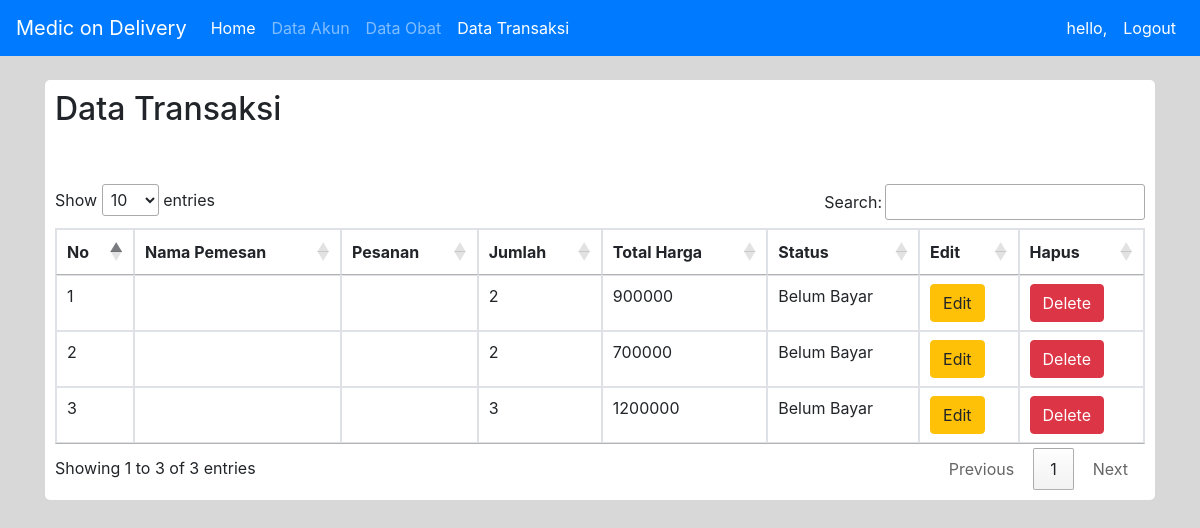
Page /index.php/admin/readtransaksi on the committed database.
### tables this page shows
CREATE TABLE `transaksi` (
  `transaksi_id` int(11) NOT NULL,
  `akun_id` int(11) NOT NULL,
  `obat_id` int(11) NOT NULL,
  `jumlah` int(10) NOT NULL,
  `total_harga` int(11) NOT NULL,
  `status_transaksi` varchar(20) NOT NULL
);

### application/controllers/admin.php (called while the page is built, shortened)
<?php
class admin extends CI_Controller {
	function __construct(){
        $this->load->model('akun');
        $this->load->model('obat');
        $this->load->model('transaksi');
	}
    public function readtransaksi(){
        $data['data'] = $this->transaksi->read_transaksi()->result();
        $this->load->view('admin_transaksi', $data);
    }
}
?>

### index.php (called while the page is built, shortened)
<?php
require_once BASEPATH.'core/CodeIgniter.php';

### application/models/transaksi.php (called while the page is built, shortened)
<?php
class transaksi extends CI_Model{
    public function read_transaksi() {
		return $this->db->get('transaksi');
	}
}
?>

### application/views/admin_transaksi.php (the view, shortened to what this page needs)
<!doctype html>
<html lang="en">
<head>
  <link href="<?= base_url() ?>template/css/bootstrap.min.css" rel="stylesheet">
  <link rel="stylesheet" type="text/css" href="https://cdn.datatables.net/1.10.19/css/jquery.dataTables.css">
</head>
<body>
    <header>
      <nav class="navbar navbar-expand-md navbar-dark fixed-top bg-primary">
        <a class="navbar-brand" href="">Medic on Delivery</a>
        <div class="collapse navbar-collapse" id="navbarCollapse">
          <ul class="navbar-nav mr-auto">
            <li class="nav-item active">
              <a class="nav-link" href="<?= site_url('admin/home_admin') ?>">Home</a>
            </li>
            <li class="nav-item">
              <a class="nav-link" href="<?= site_url('admin/readakun') ?>">Data Akun</a>
            </li>
            <li class="nav-item">
              <a class="nav-link" href="<?= site_url('admin/readobat') ?>">Data Obat</a>
            </li>
            <li class="nav-item active">
              <a class="nav-link" href="<?= site_url('admin/readtransaksi') ?>">Data Transaksi</a>
            </li>
          </ul>
          <ul class="navbar-nav nav justify-content-end ">
            <li class="nav-item active">
              <a class="nav-link" href="#"> hello, <?= $this->session->userdata('username'); ?> </a>
            </li>
            <li class="nav-item active">
              <a class="nav-link" href="<?= site_url('admin/logout') ?>">Logout</a>
            </li>
          </ul>
        </div>
      </nav>
    </header>
    <div class="container">
    <div class="box">
      <h2>Data Transaksi</h2>
      <br><br>
      <table class="table table-bordered" id="table">
        <thead>
          <tr>
            <th>No</th>
            <th>Nama Pemesan</th>
            <th>Pesanan</th>
            <th>Jumlah</th>
            <th>Total Harga</th>
            <th>Status</th>
            <th>Edit</th>
            <th>Hapus</th>
          </tr>
        </thead>
        <tbody>
          <?php $no=1; foreach ($data as $d ) {?>
          <tr>
            <form action="">
              <td><?php echo $no++ ?></td>
              <td></td>
              <td></td>
              <td><?php echo $d->jumlah ?></td>
              <td><?php echo $d->total_harga ?></td>
              <td><?php echo $d->status_transaksi ?></td>
              <td><button type="button" class="btn btn-warning" data-toggle="modal" data-target="#edit<?php echo $d->transaksi_id ?>"><i class="fas fa-user-edit"></i>Edit</button></td>
              <td><a type="button" class="btn btn-danger"  href="<?= site_url('admin/deletetransaksi/') . $d->transaksi_id; ?>" onClick="return confirm('Apakah Anda Yakin?')" ><i class="fas fa-user-times"></i>Delete</a></td>
            </form>
          </tr>
          <?php } ?>
        </tbody>
      </table>
    </div>
  </div>
</body>
</html>

### application/views/admin_transaksi.php (style rules this page uses)
.box { margin-top: 80px; margin-bottom: 20px; padding: 10px; background-color: #fff ; border-radius: 5px; }
body { background-color: #D8D8D8; }

### rows in the picture
transaksi: jumlah "2", total_harga "900000", status_transaksi "Belum Bayar"
transaksi: jumlah "2", total_harga "700000", status_transaksi "Belum Bayar"
transaksi: jumlah "3", total_harga "1200000", status_transaksi "Belum Bayar"
